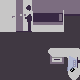

The image is a tile-based game level rendered from a .tmx file. Its description and complete source (layers, tilesets, objects, tile grids) follow:
An orthogonal 5x5 tile map with 16x16 px tiles, 2 tile layers (background, items).

<map version="1.9" tiledversion="1.9.2" orientation="orthogonal" renderorder="right-down" width="5" height="5" tilewidth="16" tileheight="16" infinite="0" nextlayerid="3" nextobjectid="1">
 <tileset firstgid="1" source="tileset.tsx" />
 <layer id="1" name="background" width="5" height="5">
  <data encoding="csv">
47,47,47,47,47,
8,8,8,8,8,
8,8,8,8,8,
8,8,8,8,8,
8,8,8,8,8
</data>
 </layer>
 <layer id="2" name="items" width="5" height="5">
  <data encoding="csv">
2,7,3,4,0,
15,20,16,17,0,
0,0,0,0,0,
0,0,0,5,6,
0,0,0,18,19
</data>
 </layer>
</map>
